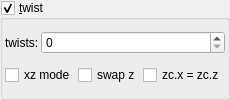
    <widget class="MyGroupBox" name="groupCheck_transf_function_enabledAz">
     <property name="toolTip">
      <string/>
     </property>
     <property name="title">
      <string>&amp;twist</string>
     </property>
     <property name="checkable">
      <bool>true</bool>
     </property>
     <layout class="QVBoxLayout" name="verticalLayout_56">
      <property name="spacing">
       <number>2</number>
      </property>
      <property name="leftMargin">
       <number>2</number>
      </property>
      <property name="topMargin">
       <number>2</number>
      </property>
      <property name="rightMargin">
       <number>2</number>
      </property>
      <property name="bottomMargin">
       <number>2</number>
      </property>
      <item>
       <layout class="QGridLayout" name="gridLayout_28" columnstretch="0,1">
        <property name="spacing">
         <number>2</number>
        </property>
        <item row="0" column="0">
         <widget class="QLabel" name="label_48">
          <property name="text">
           <string notr="true">twists:</string>
          </property>
         </widget>
        </item>
        <item row="0" column="1">
         <widget class="MySpinBox" name="spinboxInt_transf_int_2">
          <property name="sizePolicy">
           <sizepolicy hsizetype="Minimum" vsizetype="Maximum">
            <horstretch>0</horstretch>
            <verstretch>0</verstretch>
           </sizepolicy>
          </property>
          <property name="maximum">
           <number>999</number>
          </property>
         </widget>
        </item>
       </layout>
      </item>
      <item>
       <layout class="QGridLayout" name="gridLayout_33" columnstretch="0,0,0">
        <property name="spacing">
         <number>2</number>
        </property>
        <item row="0" column="0">
         <widget class="MyCheckBox" name="checkBox_transf_function_enabledK_false">
          <property name="text">
           <string>xz mode</string>
          </property>
         </widget>
        </item>
        <item row="0" column="2">
         <widget class="MyCheckBox" name="checkBox_transf_function_enabledP_false">
          <property name="text">
           <string>zc.x = zc.z</string>
          </property>
         </widget>
        </item>
        <item row="0" column="1">
         <widget class="MyCheckBox" name="checkBox_transf_function_enabledSw_false">
          <property name="text">
           <string>swap z</string>
          </property>
         </widget>
        </item>
       </layout>
      </item>
     </layout>
    </widget>
